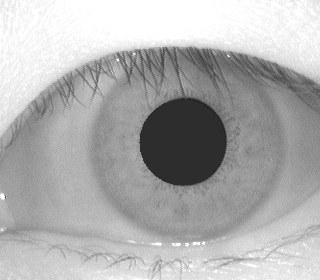
%> input picture iris MATLAB/9.bmp, 320 x 280 px
$ octave myfile.m   (GNU Octave 9; MATLAB toolbox functions it lacks are replaced by stand-ins)
%> lines starting %> are read from the running program, lines starting %| are printed output that depends on the picture; in (x1, y1, x2, y2) boxes, pixels count from 0 and x2, y2 are one past the last pixel; in counts of white or black regions, pixels touching at a corner belong together; the program's own positions count from 1
clc
clear all
close all
clear all; close all; clc;
msk = [0 1/32 1/16 1/32 0;...
    1/32 1/32 1/16 1/32 1/32;...
    1/16 1/16 1/8 1/16 1/16;...
    1/32 1/32 1/16 1/32 1/32;...
    0 1/32 1/16 1/32 0];
%msk = ones(5,5);
%msk = msk.*(1/25);
img_prt = double(zeros(5,5)); pic_tot = 0;
%x = imread('D:\Study\Project 2008-09\downloads\Eye_tracking\Eye_tracking\jpg\k091.jpg');
x = (imread('9.bmp'));
%> x is the input picture: size 280x320 uint8; min 25, max 255, mean 175.4
[~,~,w]=size(x);
%> w = 1
if w==3;
    x2=rgb2gray(x);
else
x2 = x;
end
%x = rgb2gray(imread('D:\wallpapers\ELISHA CUTHBERT\34.jpg'));
%x = rgb2gray(x);
[m,n] = size(x);
%> m = 280; n = 320
I1 = edge(x,'prewitt');
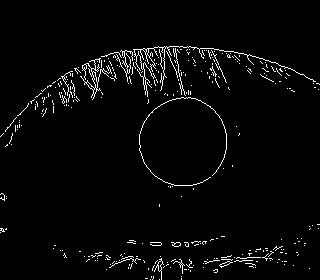
%> I1: size 280x320 logical; 2.9% white in thin lines or dots, all inside (x1, y1, x2, y2) = (0, 46, 320, 280)
imshow(I1);
y2 = x;
for k = 1:1:5
    for i=1:1:(m-4)
        for j = 1:1:(n-4)
            img_prt = double(y2(i:i+4,j:j+4));
            img_prt = img_prt.*msk;
            pic_tot = uint8(round(sum(img_prt(:))));
            y(i,j) = pic_tot;
        end
    end
    [m n] = size(y);
    y2 = y;
end
%> this loop made 5 passes
%> pass 1, `y2 = y;`:
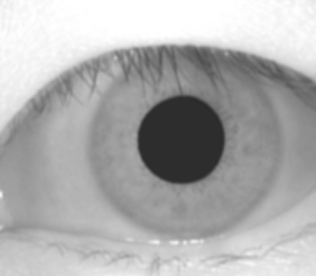
%> y2: size 276x316 uint8; min 42, max 255, mean 174.2
%> pass 2, `y2 = y;`:
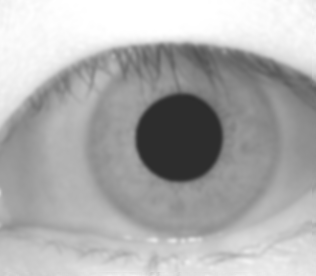
%> y2: size 276x316 uint8; min 44, max 255, mean 173.9
%> pass 3, `y2 = y;`:
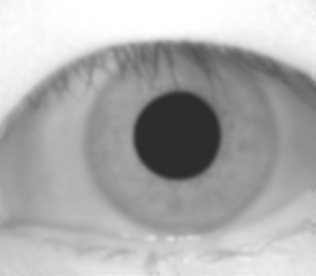
%> y2: size 276x316 uint8; min 45, max 255, mean 173.6
%> after the loop:
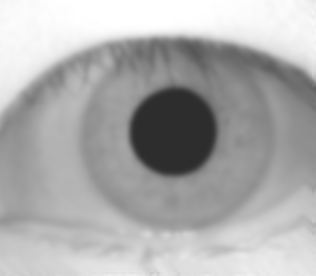
%> y: size 276x316 uint8; min 45, max 255, mean 173

figure;
imshow(y);
y1 = edge(y,'prewitt');
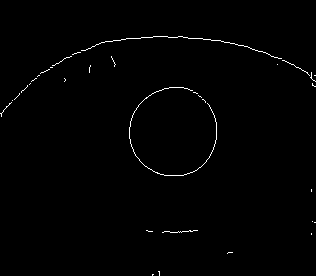
%> y1: size 276x316 logical; 0.78% white in thin lines or dots, all inside (x1, y1, x2, y2) = (0, 36, 316, 276)
figure; imshow(y1);

%%


I = y1;
[y,x]=find(I);
%> y = 680 values from 37 to 276; x = 680 values from 1 to 316
[sy,sx]=size(I);
%> sy = 276; sx = 316
figure;
imshow(I);
totalpix = length(x);
%> totalpix = 680
cntdn = 0;
HM = zeros(sy,sx,50);
R = 1:50;
R2 = R.^2;
sz = sy*sx;
%> sz = 87216
for cnt = 1:totalpix
    for cntR = 1:50
        b = 1:sy;
        a = (round(x(cnt) - sqrt(R2(cntR) - (y(cnt) - [1:sy]).^2)));
        b = b(imag(a)==0 & a>0);
        a = a(imag(a)==0 & a>0);
%> (the run ends here)
